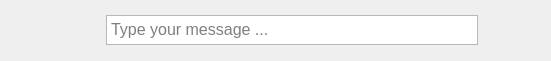
                 <widget class="QWidget" name="footer" native="true">
                  <property name="minimumSize">
                   <size>
                    <width>551</width>
                    <height>61</height>
                   </size>
                  </property>
                  <property name="maximumSize">
                   <size>
                    <width>16777215</width>
                    <height>61</height>
                   </size>
                  </property>
                  <property name="styleSheet">
                   <string notr="true">QWidget.QPushButton{
border-radius:20px;}</string>
                  </property>
                  <layout class="QHBoxLayout" name="horizontalLayout_2">
                   <property name="topMargin">
                    <number>0</number>
                   </property>
                   <property name="bottomMargin">
                    <number>0</number>
                   </property>
                   <item>
                    <widget class="QPushButton" name="media_btn">
                     <property name="minimumSize">
                      <size>
                       <width>40</width>
                       <height>40</height>
                      </size>
                     </property>
                     <property name="maximumSize">
                      <size>
                       <width>40</width>
                       <height>40</height>
                      </size>
                     </property>
                     <property name="styleSheet">
                      <string notr="true">background-image: url(:/cils/cils/cil-plus.png);</string>
                     </property>
                     <property name="text">
                      <string/>
                     </property>
                    </widget>
                   </item>
                   <item>
                    <widget class="QWidget" name="input_container" native="true">
                     <property name="minimumSize">
                      <size>
                       <width>431</width>
                       <height>51</height>
                      </size>
                     </property>
                     <property name="maximumSize">
                      <size>
                       <width>16777215</width>
                       <height>51</height>
                      </size>
                     </property>
                     <property name="styleSheet">
                      <string notr="true"/>
                     </property>
                     <layout class="QHBoxLayout" name="input_container_layout">
                      <property name="spacing">
                       <number>0</number>
                      </property>
                      <property name="leftMargin">
                       <number>9</number>
                      </property>
                      <property name="topMargin">
                       <number>3</number>
                      </property>
                      <property name="rightMargin">
                       <number>16</number>
                      </property>
                      <property name="bottomMargin">
                       <number>3</number>
                      </property>
                      <item>
                       <widget class="QPushButton" name="emoji_btn">
                        <property name="minimumSize">
                         <size>
                          <width>40</width>
                          <height>40</height>
                         </size>
                        </property>
                        <property name="maximumSize">
                         <size>
                          <width>40</width>
                          <height>40</height>
                         </size>
                        </property>
                        <property name="styleSheet">
                         <string notr="true">background-image: url(:/cils/cils/cil-mood-good.png);</string>
                        </property>
                        <property name="text">
                         <string/>
                        </property>
                       </widget>
                      </item>
                      <item>
                       <widget class="QTextEdit" name="input">
                        <property name="maximumSize">
                         <size>
                          <width>16777215</width>
                          <height>30</height>
                         </size>
                        </property>
                        <property name="font">
                         <font>
                          <pointsize>12</pointsize>
                         </font>
                        </property>
                        <property name="styleSheet">
                         <string notr="true"/>
                        </property>
                        <property name="verticalScrollBarPolicy">
                         <enum>Qt::ScrollBarAlwaysOff</enum>
                        </property>
                        <property name="horizontalScrollBarPolicy">
                         <enum>Qt::ScrollBarAlwaysOff</enum>
                        </property>
                        <property name="sizeAdjustPolicy">
                         <enum>QAbstractScrollArea::AdjustToContents</enum>
                        </property>
                        <property name="lineWrapMode">
                         <enum>QTextEdit::WidgetWidth</enum>
                        </property>
                        <property name="cursorWidth">
                         <number>1</number>
                        </property>
                        <property name="placeholderText">
                         <string>Type your message ...</string>
                        </property>
                       </widget>
                      </item>
                     </layout>
                    </widget>
                   </item>
                   <item>
                    <widget class="QPushButton" name="send_btn">
                     <property name="minimumSize">
                      <size>
                       <width>40</width>
                       <height>40</height>
                      </size>
                     </property>
                     <property name="maximumSize">
                      <size>
                       <width>40</width>
                       <height>40</height>
                      </size>
                     </property>
                     <property name="styleSheet">
                      <string notr="true">background-image: url(:/cils/cils/cil-microphone.png);</string>
                     </property>
                     <property name="text">
                      <string/>
                     </property>
                    </widget>
                   </item>
                  </layout>
                  <zorder>media_btn</zorder>
                  <zorder>send_btn</zorder>
                  <zorder>input_container</zorder>
                 </widget>
